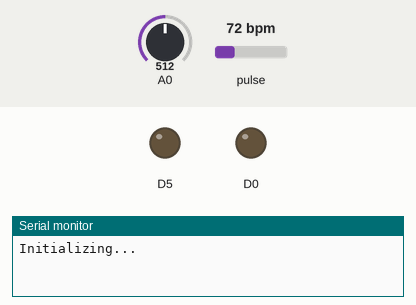
This sketch was run on a simulated ESP8266 (NodeMCU). Shown: output pins drawn as LEDs (lit = HIGH), the last lines printed to the serial monitor. The test bench sets the inputs (shaded band); at power-on: pulse 72 bpm, A0 = 512. WiFi joins after 1.5 s; servers stay silent unless stated.

Above: at 0.1 s.
At 6.7 s:
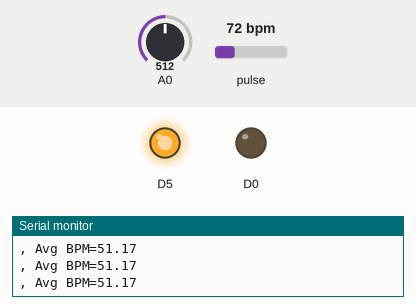
6.8 s: pulse set to 106 bpm
9.8 s: pulse set to 110 bpm
11.6 s: pulse set to 102 bpm
14.6 s: pulse set to 97 bpm
At 16.5 s:
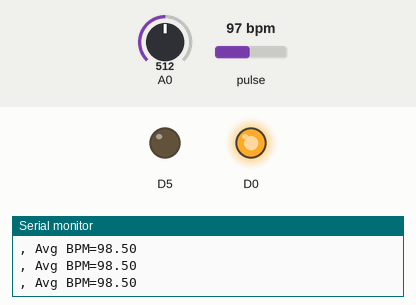
Timing chart, 0 to 17.9 s (numbered marks = the images above; inputs shaded):
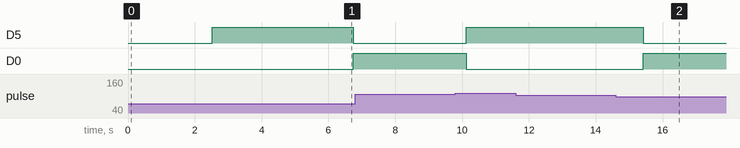

Measured:
- after the input at 14.6 s, D5: HIGH → LOW after 0.83 s; D0: LOW → HIGH after 0.83 s

The sketch:

project_code_.ino
```cpp
//Arun Suthar project
//Safety belt for sewage cleaners
#include <Wire.h>
#include "MAX30105.h"
#include <ESP8266WiFi.h>
#include <WiFiClient.h>
#include <ESP8266WebServer.h>
#include "heartRate.h"

MAX30105 particleSensor;

const char* ssid = "edmi 4";
const char* password = "12345678";

ESP8266WebServer server(80);

String page = "";
double beatAvg;
double gas_analog;
const byte RATE_SIZE = 6;
byte rates[RATE_SIZE]; //Array of heart rates
byte rateSpot = 0;
long lastBeat = 0; //Time at which the last beat occurred

float beatsPerMinute;
float sensor_volt;
float RS_gas;
float ratio;
float R0 = 0.24;

void setup()
{
  Serial.begin(115200);
  Serial.println("Initializing...");

  pinMode(A0, INPUT);
  pinMode(D0, OUTPUT);
  pinMode(D5, OUTPUT);

  delay(1000);
  WiFi.begin(ssid, password); //begin WiFi connection
  Serial.println("");

  // Wait for connection
  while (WiFi.status() != WL_CONNECTED) {
    delay(500);
    Serial.print(".");
  }
  Serial.println("");
  Serial.print("Connected to ");
  Serial.println(ssid);
  Serial.print("IP address: ");
  Serial.println(WiFi.localIP());


  // Initialize sensor
  if (!particleSensor.begin(Wire, I2C_SPEED_FAST)) //Use default I2C port, 400kHz speed
  {
    Serial.println("MAX30105 was not found. Please check wiring/power. ");
    while (1);
  }
  Serial.println("Place your index finger on the sensor with steady pressure.");

  particleSensor.setup(); //Configure sensor with default settings
  particleSensor.setPulseAmplitudeRed(0x0A); //Turn Red LED to low to indicate sensor is running
  particleSensor.setPulseAmplitudeGreen(0); //Turn off Green LED


  server.on("/", []() {
    page = "<B><h1>Sensor  Web Server</h1></B><h3>heart bits:</h3> <h4>" + String(beatAvg) + "</h4> <h6> ratio of RS/RO:</h6> <h8>" + String(ratio) + "</h8>";
    server.send(200, "text/html", page);
  });

  server.begin();
  Serial.println("Web server started!");
}

void loop()
{
  long irValue = particleSensor.getIR();
  int sensorValue = analogRead(A0);
  sensor_volt = ((float)sensorValue / 1024) * 5.0;
  RS_gas = (5.0 - sensor_volt) / sensor_volt; // Depend on RL on yor module
  ratio = RS_gas / R0; // ratio = RS/R0

  if (checkForBeat(irValue) == true)
  {
    //We sensed a beat!
    long delta = millis() - lastBeat;
    lastBeat = millis();

    beatsPerMinute = 60 / (delta / 1000.0);

    if (beatsPerMinute < 255 && beatsPerMinute > 20)
    {
      rates[rateSpot++] = (byte)beatsPerMinute; //Store this reading in the array
      rateSpot %= RATE_SIZE; //Wrap variable

      //Take average of readings
      beatAvg = 0;
      for (byte x = 0 ; x < RATE_SIZE ; x++)
        beatAvg += rates[x];
      beatAvg /= RATE_SIZE;
    }
  }
  Serial.print(", Avg BPM=");
  Serial.print(beatAvg);
  server.handleClient();
  if (beatAvg < 60 || beatAvg > 100) {
    digitalWrite(D0, 0);
    digitalWrite(D5, 1);
  }
  else if (ratio > 0.7 && ratio < 2) {
    digitalWrite(D0, 0);
    digitalWrite(D5, 1);
  }
  else {
    digitalWrite(D0, 1);
    digitalWrite(D5, 0);
  }
  if (irValue < 50000) {
    Serial.print(" No finger?");
  }
  Serial.println();
}
```
